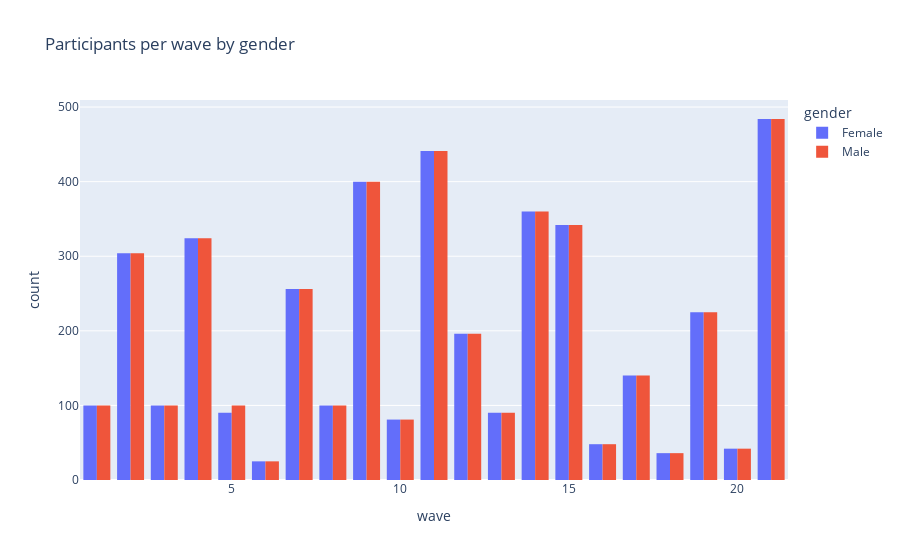

This figure's notebook cell:
### Code cell
# Display the participants per wave and by gender in a histogram :

fig=px.histogram(dataset, x='wave', color='gender', barmode='group', title="Participants per wave by gender")
fig.show()

### Figure 1 — Plotly figure (JSON) as saved in the notebook; plotly's stock layout.template omitted (floating-point values rounded to 4 significant figures; data arrays with more than 128 entries replaced by an {"elided": "..."} marker saying what was removed)
{"data": [{"alignmentgroup": "True", "bingroup": "x", "hovertemplate": "gender=Female<br>wave=%{x}<br>count=%{y}<extra></extra>", "legendgroup": "Female", "marker": {"color": "#636efa", "pattern": {"shape": ""}}, "name": "Female", "offsetgroup": "Female", "orientation": "v", "showlegend": true, "type": "histogram", "x": {"elided": "4184 int values"}, "xaxis": "x", "yaxis": "y"}, {"alignmentgroup": "True", "bingroup": "x", "hovertemplate": "gender=Male<br>wave=%{x}<br>count=%{y}<extra></extra>", "legendgroup": "Male", "marker": {"color": "#EF553B", "pattern": {"shape": ""}}, "name": "Male", "offsetgroup": "Male", "orientation": "v", "showlegend": true, "type": "histogram", "x": {"elided": "4194 int values"}, "xaxis": "x", "yaxis": "y"}], "layout": {"barmode": "group", "legend": {"title": {"text": "gender"}, "tracegroupgap": 0}, "title": {"text": "Participants per wave by gender"}, "xaxis": {"anchor": "y", "domain": [0, 1], "title": {"text": "wave"}}, "yaxis": {"anchor": "x", "domain": [0, 1], "title": {"text": "count"}}}}
